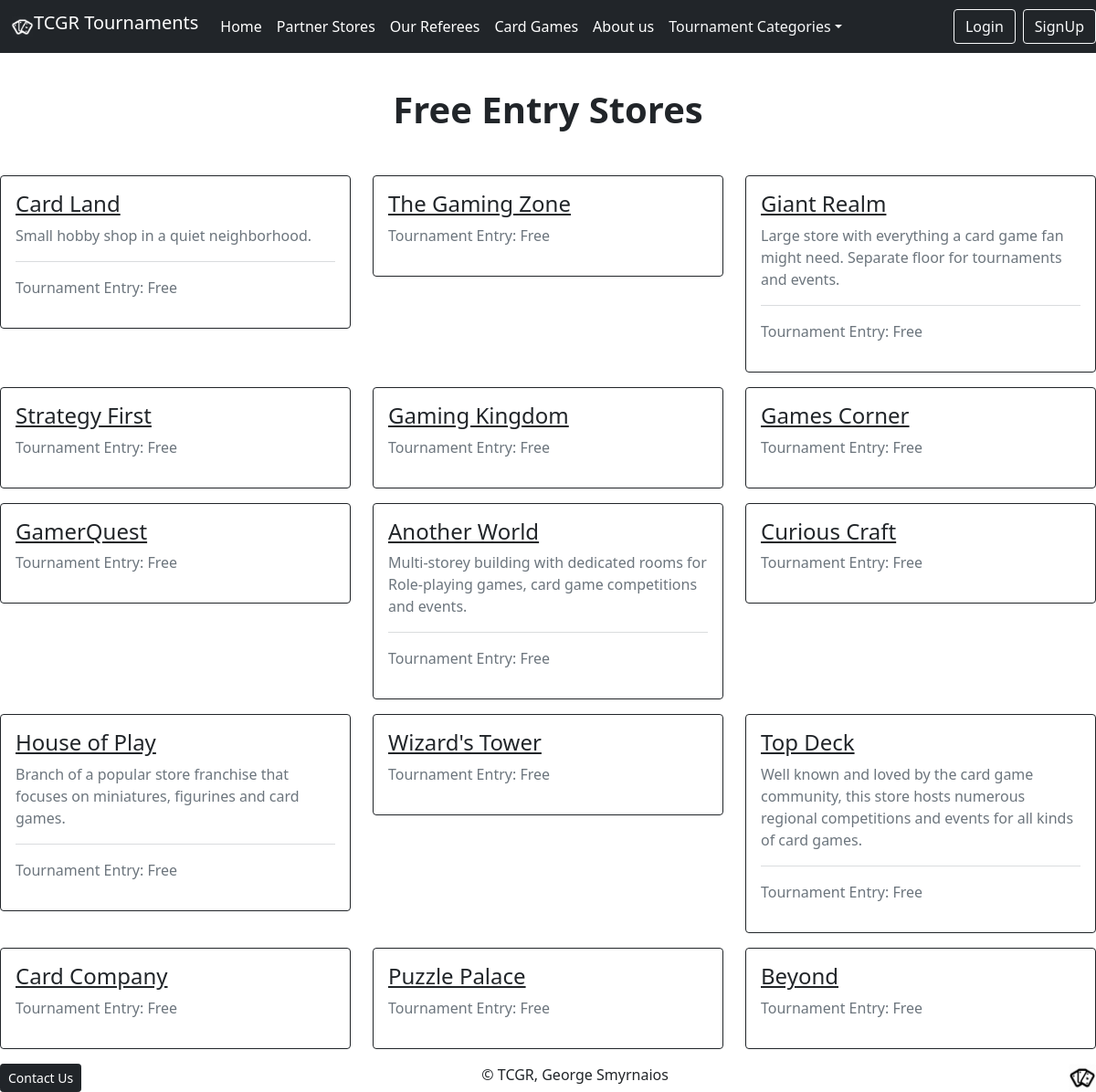
The app's page /category/Free/ with its own data.
### tcgr/models.py (models this page shows, shortened)
class Store(models.Model):
    name = models.CharField(max_length=40)
    city = models.CharField(max_length=20)
    address = models.CharField(max_length=40)
    description = models.TextField(max_length=300, blank=True)
    supported_games = models.ManyToManyField('Cardgame')
    ENTRY_CHOICES = [('Free','Free'), ('Paid','Paid')]
    entry_fee = models.TextField(max_length = 4, choices = ENTRY_CHOICES, default= 'Free')
    photo = models.CharField(max_length=30, blank=True)
    score = models.IntegerField(default=0,
        validators=[
            MaxValueValidator(5),
            MinValueValidator(0)
        ]
    )

### tcgr/views.py (the view)
# urls.py: path('category/<str:category>/',views.CategoryView, name="category"),
def CategoryView(request, category):
    categories = CategoryStore.objects.all()
    category_stores = Store.objects.filter(entry_fee = category)
    return render(request, 'categories.html', {
        'category_stores' : category_stores,
        'category': category,
        'categories': categories,
    })

### tcgr/models.py (called while the page is built)
    def __str__(self):
        return f"{self.name}"

### tcgr/templates/categories.html (shortened to what this page needs)
{% extends "base.html" %}
{%load static%}
{% block header %}
                <li class="nav-item dropdown">
                  <a class="nav-link dropdown-toggle text-light" href="#" id="navbarDropdown" role="button" data-bs-toggle="dropdown" aria-expanded="false">Tournament Categories</a>
                </li>
{% endblock %}
{% block body %}
<br>
        <section id="stores" class="pt-4">
            <h1 class="text-center my-5"><Strong>{{category}} Entry Stores</Strong></h1>
            <div class="row">
             {% for store in category_stores %}
                <div class="col-md-6 col-lg-4">
                    <div class="card border-dark mb-3">
                        <div class="card-body text-secondary">
                            <a href="{% url 'store_detail' store.id %}" class="link-dark">
                                <h4 class="card-title">{{store.name}}</h4>
                            </a>
                            {% if store.description%}
                                <p class="card-text">  {{store.description}}</p>
                                <hr>
                            {% endif %}
                            {% if store.entry_fee %}
                                <p>Tournament Entry: {{store.entry_fee}}</p>
                            {% endif %}
                        </div>
                    </div>
                </div>
            {% endfor %}
            </div>
        </section>
{% endblock %}

### records on screen
Store: name "Card Land", description "Small hobby shop in a quiet neighborhood.", entry_fee "Free"
Store: name "The Gaming Zone", entry_fee "Free"
Store: name "Giant Realm", description "Large store with everything a card game fan might need. Separate floor for tournaments and events.", entry_fee "Free"
Store: name "Strategy First", entry_fee "Free"
Store: name "Gaming Kingdom", entry_fee "Free"
Store: name "Games Corner", entry_fee "Free"
Store: name "GamerQuest", entry_fee "Free"
Store: name "Another World", description "Multi-storey building with dedicated rooms for Role-playing games, card game competitions and events.", entry_fee "Free"
Store: name "Curious Craft", entry_fee "Free"
Store: name "House of Play", description "Branch of a popular store franchise that focuses on miniatures, figurines and card games.", entry_fee "Free"
Store: name "Wizard's Tower", entry_fee "Free"
Store: name "Top Deck", description "Well known and loved by the card game community, this store hosts numerous regional competitions and events for all kinds of card games.", entry_fee "Free"
Store: name "Card Company", entry_fee "Free"
Store: name "Puzzle Palace", entry_fee "Free"
Store: name "Beyond", entry_fee "Free"

### other values on screen
{{ category }} "Free"
